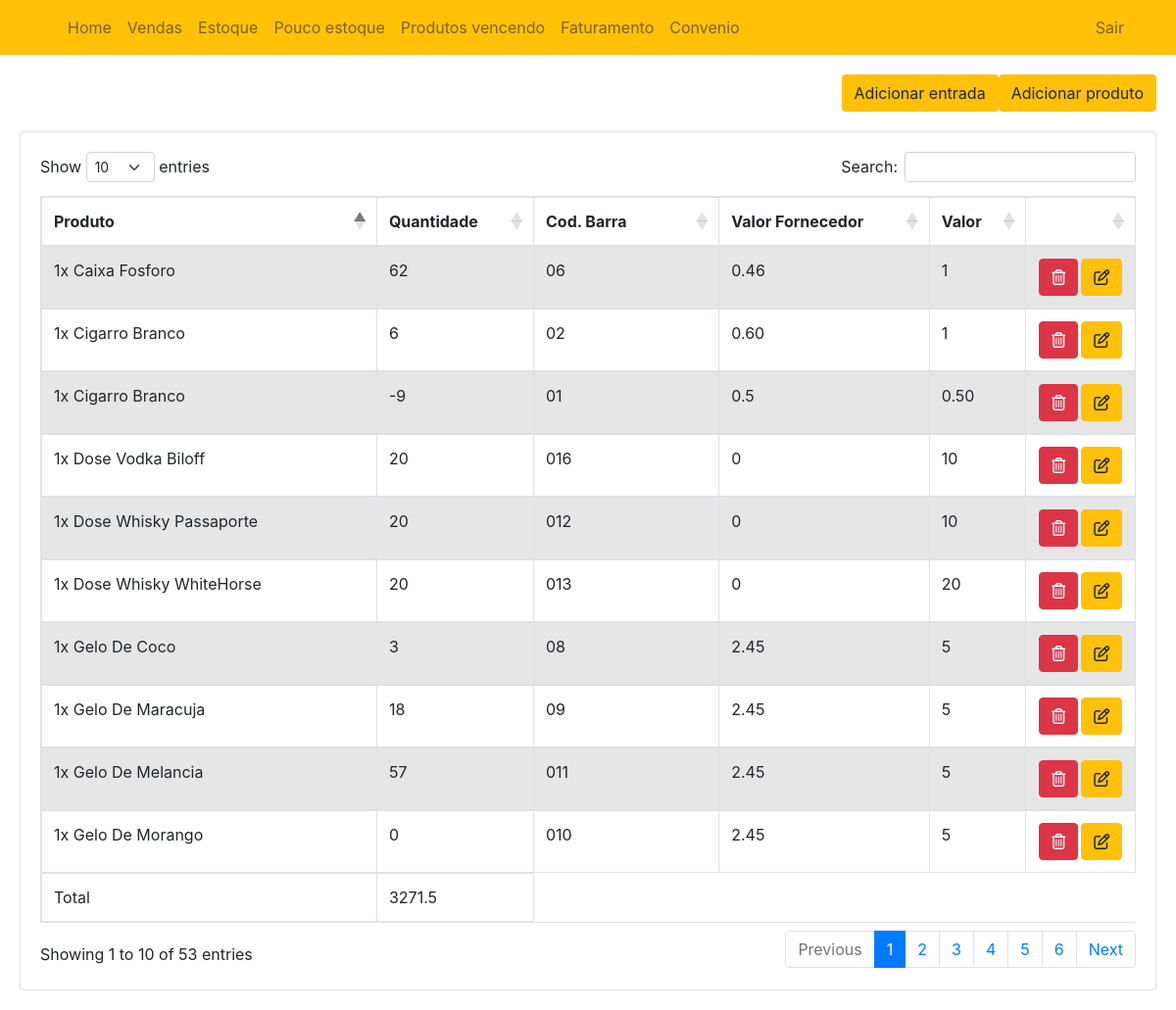
/estoque.php, run on the app's committed database.
### tables this page shows
CREATE TABLE `estoque` (
  `id` int(11) NOT NULL,
  `nome` varchar(100) NOT NULL,
  `quantity` varchar(100) NOT NULL,
  `cod_barra` varchar(100) NOT NULL,
  `valor_unitario` varchar(100) NOT NULL,
  `valor_fornecedor` varchar(100) DEFAULT NULL,
  `data_validade` date DEFAULT NULL
);

### estoque.php (the view, shortened to what this page needs)
<?php
$conexao = conexao::getInstance();
$sql = 'SELECT * FROM estoque';
$stm = $conexao->prepare($sql);
$stm->execute();
$items = $stm->fetchAll(PDO::FETCH_OBJ);
$sql = 'SELECT SUM(quantity * valor_unitario) as total FROM estoque';
$stm = $conexao->prepare($sql);
$stm->execute();
$valorTOTAL = $stm->fetch(PDO::FETCH_ASSOC);
?>
<!DOCTYPE html>
<html lang="en">
<head>
    <link href="https://cdn.jsdelivr.net/npm/bootstrap@5.2.3/dist/css/bootstrap.min.css" rel="stylesheet"
>
    <link rel="stylesheet" href="https://cdn.datatables.net/1.13.1/css/dataTables.bootstrap5.min.css">
</head>
<body>
    <?php require('navbar.php') ?>
    <div class="d-flex flex-end" style="margin: 20px; justify-content: flex-end">
        <a type="button" class="btn btn-warning" href="entrada.php">Adicionar entrada</a>
        <button type="button" class="btn btn-warning" data-bs-toggle="modal" data-bs-target="#CadastrarModal">Adicionar produto</button>
    </div>
    <div class="card" style="margin: 20px;">
        <div class="card-body">
            <div class="table-responsive">
                <table id="example" class="table table-striped table-bordered second" style="width: 100%;">
                    <thead>
                        <tr>
                            <th>Produto</th>
                            <th>Quantidade</th>
                            <th>Cod. Barra</th>
                            <th>Valor Fornecedor</th>
                            <th>Valor</th>
                            <th></th>
                        </tr>
                    </thead>
                    <tbody>
                        <?php foreach ($items as $item): ?>
                            <tr>
                                <td>
                                    <?= $item->nome ?>
                                </td>
                                <td>
                                    <?= $item->quantity ?>
                                </td>
                                <td>
                                    <?= $item->cod_barra ?>
                                </td>
                                <td class="money">
                                    <?= $item->valor_fornecedor ?>
                                </td>
                                <td class="money">
                                    <?= $item->valor_unitario ?>
                                </td>
                                <td style="width: 10%;">
                                    <div style="display: flex; align-items: center; justify-content: center; gap: 3px;">
                                        <a href="action_estoque.php?id1=<?= $item->id ?>&acao1=excluir"
                                            onclick="return Swal.fire('Despesa deletada com sucesso!','Clique no botão abaixo','success')"
                                            class="btn btn-rounded btn-danger btn-xs" data-toggle="tooltip"
                                            title="Excluir"><i class="fa-regular fa-trash-can"></i></a>
                                        <a href="edit_estoque.php?id=<?= $item->id ?>"
                                            class="editar btn btn-rounded btn-warning btn-xs" data-toggle="tooltip"
                                            title="Editar"><i class="fa-regular fa-pen-to-square"></i></i></a>
                                    </div>
                                </td>
                            </tr>
                        <?php endforeach; ?>
                        <tfoot>
                        <tr>
                            <td>Total</td>
                            <td >
                                <span class="money">
                                    <?= $valorTOTAL['total'] ?>
                                </span>
                            </td>
                        </tr>
                        </tfoot>
                    </tbody>
                </table>
            </div>
        </div>
    </div>
</body>
</html>

### data on the page
estoque: nome "1x Cigarro Branco", quantity "6", cod_barra "02", valor_fornecedor "0.60", valor_unitario "1"
estoque: nome "1x Cigarro Branco", quantity "-9", cod_barra "01", valor_fornecedor "0.5", valor_unitario "0.50"
estoque: nome "1x Caixa Fosforo", quantity "62", cod_barra "06", valor_fornecedor "0.46", valor_unitario "1"
estoque: nome "1x Gelo De Coco", quantity "3", cod_barra "08", valor_fornecedor "2.45", valor_unitario "5"
estoque: nome "1x Gelo De Maracuja", quantity "18", cod_barra "09", valor_fornecedor "2.45", valor_unitario "5"
estoque: nome "1x Gelo De Morango", quantity "0", cod_barra "010", valor_fornecedor "2.45", valor_unitario "5"
estoque: nome "1x Gelo De Melancia", quantity "57", cod_barra "011", valor_fornecedor "2.45", valor_unitario "5"
estoque: nome "1x Dose Whisky Passaporte", quantity "20", cod_barra "012", valor_fornecedor "0", valor_unitario "10"
estoque: nome "1x Dose Whisky WhiteHorse", quantity "20", cod_barra "013", valor_fornecedor "0", valor_unitario "20"
estoque: nome "1x Dose Vodka Biloff", quantity "20", cod_barra "016", valor_fornecedor "0", valor_unitario "10"

### other printed values
$valorTOTAL['total'] "3271.5"
